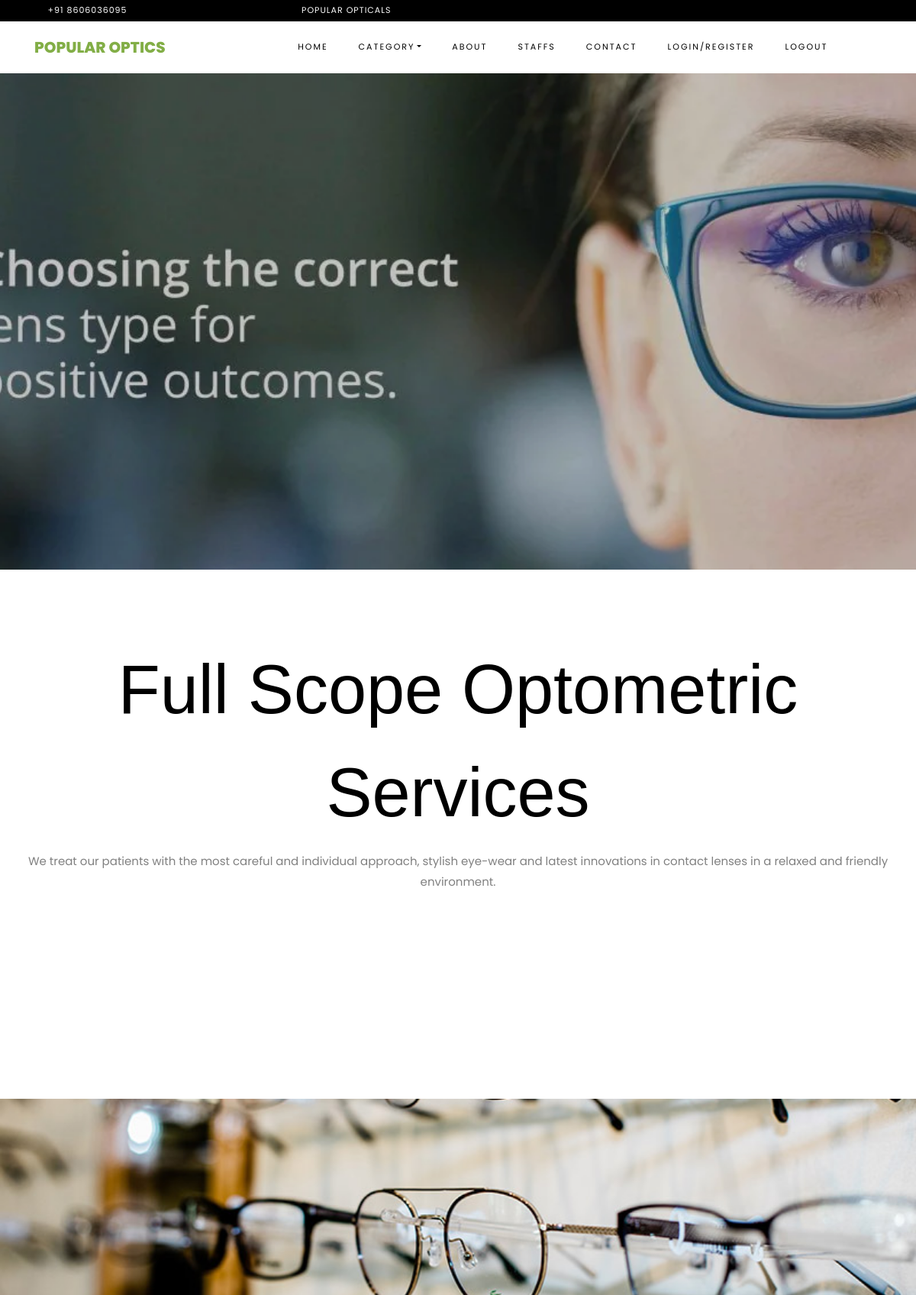
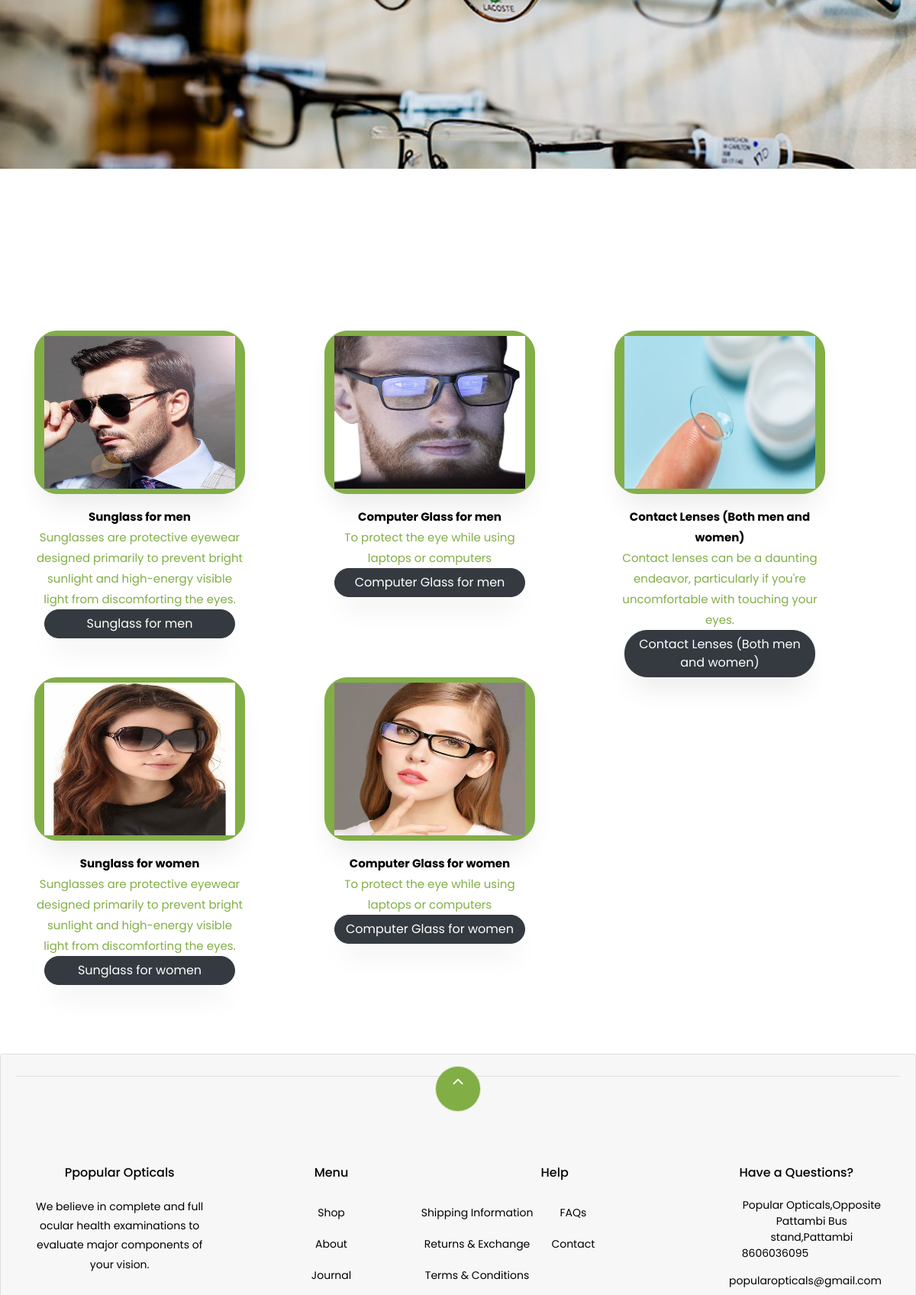
The page / (upper part) on the database its author committed (2 pictures, top to bottom).
### PopularOpticsApp/models.py (models this page shows)
class catdb(models.Model):
    catname = models.CharField(max_length = 100, null=True,blank=True)
    desc =  models.CharField(max_length = 100, null=True,blank=True)
    image = models.ImageField(upload_to="profiles",null=True,blank=True)

### PopularWeb/views.py (the view)
# urls.py: path('',views.indexpg,name='indexpg'),
def indexpg(request):
    data = catdb.objects.all()
    return render(request,"index1.html",{"data":data})

### PopularWeb/templates/index1.html (shortened to what this page needs)
<!DOCTYPE html>
{% load static %}
<html lang="en">
  <head>
    <link rel="stylesheet" href="{% static 'assets/css/open-iconic-bootstrap.min.css' %}">
    <link rel="stylesheet" href="{% static 'assets/css/animate.css' %}">
    <link rel="stylesheet" href="{% static 'assets/css/owl.carousel.min.css' %}">
    <link rel="stylesheet" href="{% static 'assets/css/owl.theme.default.min.css' %}">
    <link rel="stylesheet" href="{% static 'assets/css/magnific-popup.css' %}">
    <link rel="stylesheet" href="{% static 'assets/css/aos.css' %}">
    <link rel="stylesheet" href="{% static 'assets/css/ionicons.min.css' %}">
    <link rel="stylesheet" href="{% static 'assets/css/bootstrap-datepicker.css' %}">
    <link rel="stylesheet" href="{% static 'assets/css/jquery.timepicker.css' %}">
    <link rel="stylesheet" href="{% static 'assets/css/flaticon.css' %}">
    <link rel="stylesheet" href="{% static 'assets/css/icomoon.css' %}">
    <link rel="stylesheet" href="{% static 'assets/css/style.css' %}">
  </head>
  <body class="goto-here">
		<div class="py-1 " style="background-color:black;" >
    	<div class="container"  >
    		<div class="row no-gutters d-flex align-items-start align-items-center px-md-0"  >
	    		<div class="col-lg-12 d-block" >
		    		<div class="row d-flex" style="background-color:black;" >
		    			<div class="col-md pr-4 d-flex topper align-items-center" style="background-color:black;">
					    	<div class="icon mr-2 d-flex justify-content-center align-items-center" style="background-color:black;"><span class="icon-phone2"></span></div>
						    <span class="text" >+91 8606036095</span>
					    </div>
					    <div class="col-md pr-4 d-flex topper align-items-center" style="background-color:black;">
					    	<div class="icon mr-2 d-flex justify-content-center align-items-center" style="background-color:black;"><span class="icon-paper-plane"></span></div>
						    <span class="text">Popular Opticals</span>
					    </div>
					    <div class="col-md-5 pr-4 d-flex topper align-items-center text-lg-right" style="background-color:black;">
					    </div>
				    </div>
			    </div>
		    </div>
		  </div>
    </div>
   <nav class="navbar navbar-expand-lg navbar-dark ftco_navbar bg-dark ftco-navbar-light" id="ftco-navbar">
	    <div class="container">
	      <a class="navbar-brand" href="index.html">Popular Optics</a>
	      <div class="collapse navbar-collapse" id="ftco-nav">
	        <ul class="navbar-nav ml-auto">
	          <li class="nav-item"><a href="{% url 'indexpg' %}" class="nav-link">Home</a></li>
	          <li class="nav-item dropdown">
              <a class="nav-link dropdown-toggle" href="#" id="dropdown04" data-toggle="dropdown" aria-haspopup="true" aria-expanded="false">Category</a>
            </li>
	          <li class="nav-item"><a href="{% url 'aboutpg' %}" class="nav-link">About</a></li>
	          <li class="nav-item"><a href="{% url 'staffpg' %}" class="nav-link">Staffs</a></li>
	          <li class="nav-item active"><a href="{% url 'contactpg' %}" class="nav-link">Contact</a></li>
                <li class="nav-item active"><a href="{% url 'login' %}" class="nav-link">Login/Register</a></li>
                <li class="nav-item active"><a href="{% url 'logout' %}" class="nav-link">logout</a></li>
	          <li class="nav-item cta cta-colored"><a href="{% url 'cart' %}" class="nav-link"><span class="icon-shopping_cart"></span></a></li>
	        </ul>
	      </div>
	    </div>
	  </nav>
 {% block content %}
    <section id="home-section" class="hero">
		  <div class="home-slider owl-carousel">
	      <div class="slider-item" style="background-image: url({% static 'assets\images\womenglass.webp' %});">
	      	<div class="overlay"></div>
	        <div class="container">
	          <div class="row slider-text justify-content-center align-items-center" data-scrollax-parent="true">
	          </div>
	        </div>
	      </div>
	    </div>
    </section>
        <section class="ftco-section">
                <h3 class="heading" style="font-family: 'Franklin Gothic Medium', 'Arial Narrow', Arial, sans-serif;text-align:center;font-size:90px;">Full Scope Optometric Services</h3>
            <p class="subheading" style="text-align:center">We treat our patients with the most careful and individual approach, stylish eye-wear and latest innovations in contact lenses in a relaxed and friendly environment.</p>
			<div class="container">
				<div class="row no-gutters ftco-services">
        </div>
			</div>
		</section>
       <section class="ftco-section img" style="background-image: url({% static 'assets/images/mission.jpg' %});">
    	<div class="container">
				<div class="row justify-content-end">
    </section>
    <section class="ftco-section">
    	<div class="container">
				<div class="row justify-content-center mb-3 pb-3">
        </div>
    	</div>
    </section>
<section class="ftco-section ftco-category ftco-no-pt">
			<div class="container">
				<div class="row">
					{% for i in data %}
					<div class="col-md-4">
						<div class="row">
							<div class="col-md-4 order-md-last align-items-stretch d-flex">
									<div class="text text-center">
										<p><a href="" class="btn btn-primary"><img src="{{i.image.url}}" style="width:250px; height:200px;"></a></p>
										<a href="" class="title" style="color:black;"><b>{{i.catname}} </b> </a></br>
										<a href="" class="tile">{{i.desc}}</a></br>
										<form action="{% url 'displaycategory' ItemCatg=i.catname %}">
										<button onclick="alert('Go to Product Page')" type="Submit"  class="btn btn-dark" style="width:250px; height">{{i.catname}}</button>
											</form>
									</div>
								</div>
							</div>
							</div>
					{% endfor %}
				</div>
				</div>
		</section>
        <div class="card text-center">
  <div class="card-header">
{% endblock %}
    <footer class="ftco-footer ftco-section">
      <div class="container">
      	<div class="row">
      		<div class="mouse">
						<a href="#" class="mouse-icon">
							<div class="mouse-wheel"><span class="ion-ios-arrow-up"></span></div>
						</a>
					</div>
      	</div>
        <div class="row mb-5">
          <div class="col-md">
            <div class="ftco-footer-widget mb-4">
              <h2 class="ftco-heading-2">Ppopular Opticals</h2>
              <p>We believe in complete and full ocular health examinations to evaluate major components of your vision.</p>
            </div>
          </div>
          <div class="col-md">
            <div class="ftco-footer-widget mb-4 ml-md-5">
              <h2 class="ftco-heading-2">Menu</h2>
              <ul class="list-unstyled">
                <li><a href="#" class="py-2 d-block">Shop</a></li>
                <li><a href="{% url 'aboutpg' %}" class="py-2 d-block">About</a></li>
                <li><a href="#" class="py-2 d-block">Journal</a></li>
                <li><a href="{% url 'contactpg' %}}" class="py-2 d-block">Contact Us</a></li>
              </ul>
            </div>
          </div>
          <div class="col-md-4">
             <div class="ftco-footer-widget mb-4">
              <h2 class="ftco-heading-2">Help</h2>
              <div class="d-flex">
	              <ul class="list-unstyled mr-l-5 pr-l-3 mr-4">
	                <li><a href="#" class="py-2 d-block">Shipping Information</a></li>
	                <li><a href="#" class="py-2 d-block">Returns &amp; Exchange</a></li>
	                <li><a href="#" class="py-2 d-block">Terms &amp; Conditions</a></li>
	                <li><a href="#" class="py-2 d-block">Privacy Policy</a></li>
	              </ul>
	              <ul class="list-unstyled">
	                <li><a href="#" class="py-2 d-block">FAQs</a></li>
	                <li><a href="#" class="py-2 d-block">Contact</a></li>
	              </ul>
	            </div>
            </div>
          </div>
          <div class="col-md">
            <div class="ftco-footer-widget mb-4">
            	<h2 class="ftco-heading-2">Have a Questions?</h2>
            	<div class="block-23 mb-3">
	              <ul>
	                <li><span class="icon icon-map-marker"></span><span class="text">Popular Opticals,Opposite Pattambi Bus stand,Pattambi</span></li>
	                <li><a href="#"><span class="icon icon-phone"></span><span class="text">8606036095</span></a></li>
	                <li><a href="#"><span class="icon icon-envelope"></span><span class="text">popularopticals@gmail.com</span></a></li>
	              </ul>
	            </div>
            </div>
          </div>
        </div>
      </div>
    </footer>
  </body>
</html>

### PopularWeb/static/assets/css/icomoon.css (style rules this page uses)
[class^="icon-"], [class*=" icon-"] { font-family: 'icomoon' !important; speak: none; font-style: normal; font-weight: normal; font-variant: normal; text-transform: none; line-height: 1; -webkit-font-smoothing: antialiased; -moz-osx-font-smoothing: grayscale; }
.icon-map-marker:before { content: "\f041"; }
.icon-phone:before { content: "\f095"; }
.icon-envelope:before { content: "\f0e0"; }
.icon-paper-plane:before { content: "\f1d8"; }
.icon-phone2:before { content: "\e0cd"; }
.icon-shopping_cart:before { content: "\e8cc"; }

### rows shown on the page
catdb: image (picture), catname "Sunglass for men", desc "Sunglasses are protective eyewear designed primarily to prevent bright sunlight and high-energy visible light from discomforting the eyes."
catdb: image (picture), catname "Computer Glass for men", desc "To protect the eye while using laptops or computers"
catdb: image (picture), catname "Contact Lenses (Both men and women)", desc "Contact lenses can be a daunting endeavor, particularly if you're uncomfortable with touching your eyes."
catdb: image (picture), catname "Sunglass for women", desc "Sunglasses are protective eyewear designed primarily to prevent bright sunlight and high-energy visible light from discomforting the eyes."
catdb: image (picture), catname "Computer Glass for women", desc "To protect the eye while using laptops or computers"
